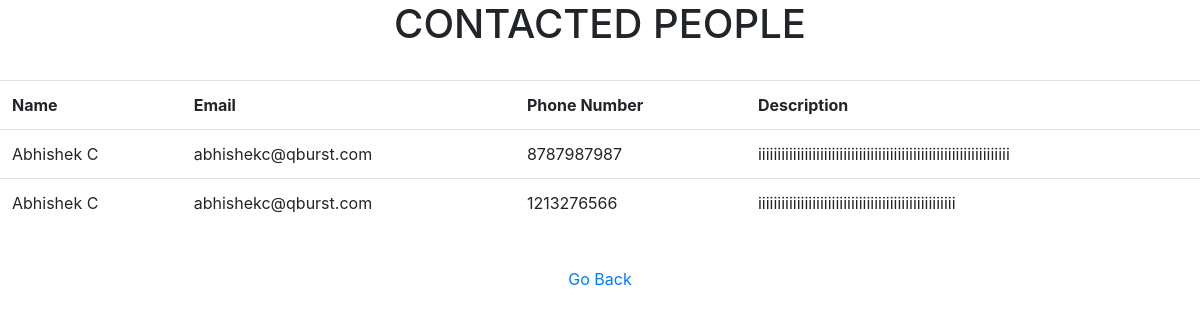
/show/, run on an earlier commit of the app's database.
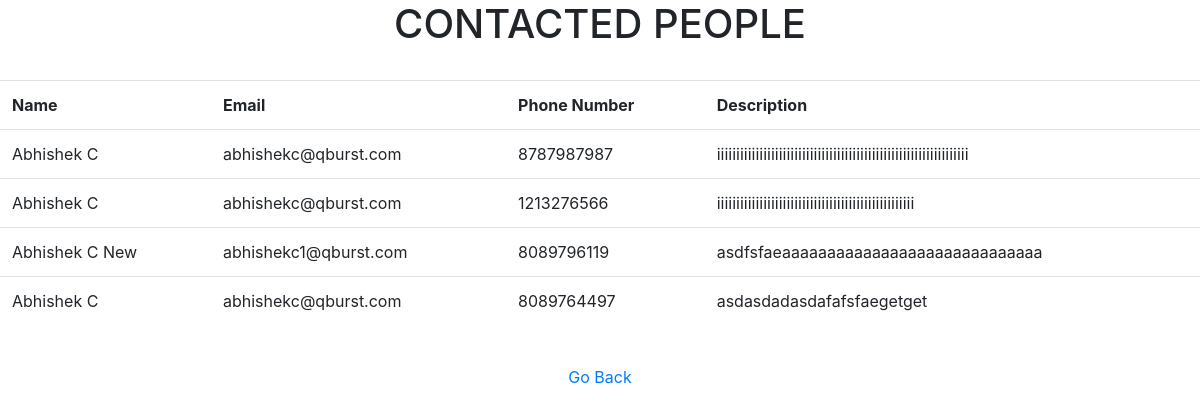
And on a later commit of the database.
### contactus/models.py (models this page shows, shortened)
class ContactUs(models.Model):
    name=models.CharField(max_length=100)
    email=models.EmailField()
    phoneno=models.CharField(max_length=11, blank=True, null=True)
    description=models.TextField(max_length=200)

### contactus/views.py (the view)
# urls.py: path('show/', views.show, name="show"),
def show(request):
    contactus = ContactUs.objects.all
    return render(request, 'contactus/show.html', {'contactus': contactus})

### contactus/templates/contactus/show.html (shortened to what this page needs)
{% load static %}
<!DOCTYPE html>
<html lang="en">
  <head>
    <link rel="stylesheet" href="https://cdn.jsdelivr.net/npm/bootstrap@4.5.3/dist/css/bootstrap.min.css">
    <link rel="stylesheet" href="{%static 'contactus/styles.css'%}" />
  </head>
  <body>
    <h1 style="text-align: center;">CONTACTED PEOPLE</h1>
    <br>
    <table class="table">
      <tr>
        <th>Name</th>
        <th>Email</th>
        <th>Phone Number</th>
        <th>Description</th>
      </tr>
      {% for contact in contactus %}
      <tr>
        <td>{{contact.name}}</td>
        <td>{{contact.email}}</td>
        <td>{{contact.phoneno}}</td>
        <td>{{contact.description}}</td>
      </tr>
      {% endfor %}
    </table>
    <br />
    <p style="text-align: center;">
      <a href="{%url 'index'%}">Go Back</a>
    </p>
  </body>
</html>

What changed in the data, as far as the page shows it:
added ContactUs: name "Abhishek C New", email "abhishekc1@qburst.com", phoneno "8089796119", description "asdfsfaeaaaaaaaaaaaaaaaaaaaaaaaaaaaaa"
added ContactUs: name "Abhishek C", email "abhishekc@qburst.com", phoneno "8089764497", description "asdasdadasdafafsfaegetget"
